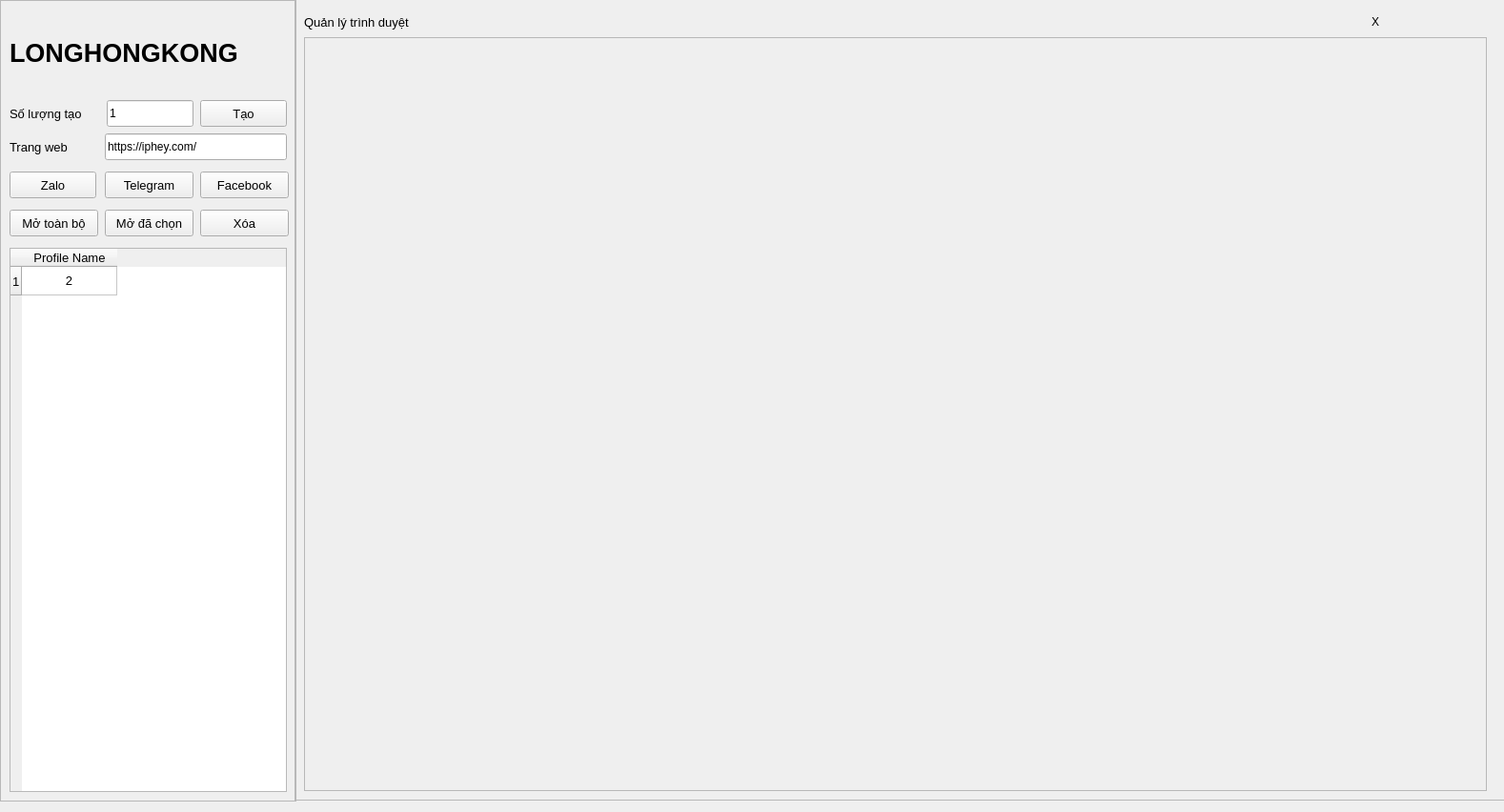
<?xml version="1.0" encoding="UTF-8"?>
<ui version="4.0">
 <class>Form</class>
 <widget class="QWidget" name="Form">
  <property name="geometry">
   <rect>
    <x>0</x>
    <y>0</y>
    <width>1578</width>
    <height>852</height>
   </rect>
  </property>
  <property name="windowTitle">
   <string>Gologin Controler</string>
  </property>
  <widget class="QFrame" name="frame">
   <property name="geometry">
    <rect>
     <x>0</x>
     <y>0</y>
     <width>311</width>
     <height>841</height>
    </rect>
   </property>
   <property name="frameShape">
    <enum>QFrame::StyledPanel</enum>
   </property>
   <property name="frameShadow">
    <enum>QFrame::Raised</enum>
   </property>
   <widget class="QPushButton" name="fbBtn">
    <property name="geometry">
     <rect>
      <x>210</x>
      <y>180</y>
      <width>93</width>
      <height>28</height>
     </rect>
    </property>
    <property name="font">
     <font>
      <pointsize>10</pointsize>
     </font>
    </property>
    <property name="text">
     <string>Facebook</string>
    </property>
   </widget>
   <widget class="QLineEdit" name="numInput">
    <property name="geometry">
     <rect>
      <x>112</x>
      <y>105</y>
      <width>91</width>
      <height>28</height>
     </rect>
    </property>
    <property name="text">
     <string>1</string>
    </property>
   </widget>
   <widget class="QPushButton" name="openAllBtn">
    <property name="geometry">
     <rect>
      <x>10</x>
      <y>220</y>
      <width>93</width>
      <height>28</height>
     </rect>
    </property>
    <property name="font">
     <font>
      <pointsize>10</pointsize>
     </font>
    </property>
    <property name="text">
     <string>Mở toàn bộ</string>
    </property>
   </widget>
   <widget class="QPushButton" name="teleBtn">
    <property name="geometry">
     <rect>
      <x>110</x>
      <y>180</y>
      <width>93</width>
      <height>28</height>
     </rect>
    </property>
    <property name="font">
     <font>
      <pointsize>10</pointsize>
     </font>
    </property>
    <property name="text">
     <string>Telegram</string>
    </property>
   </widget>
   <widget class="QLineEdit" name="webInput">
    <property name="geometry">
     <rect>
      <x>110</x>
      <y>140</y>
      <width>191</width>
      <height>28</height>
     </rect>
    </property>
    <property name="font">
     <font>
      <pointsize>9</pointsize>
     </font>
    </property>
    <property name="text">
     <string>https://iphey.com/</string>
    </property>
   </widget>
   <widget class="QPushButton" name="createBtn">
    <property name="geometry">
     <rect>
      <x>210</x>
      <y>105</y>
      <width>91</width>
      <height>28</height>
     </rect>
    </property>
    <property name="font">
     <font>
      <pointsize>10</pointsize>
     </font>
    </property>
    <property name="text">
     <string>Tạo</string>
    </property>
   </widget>
   <widget class="QPushButton" name="openSelectedBtn">
    <property name="geometry">
     <rect>
      <x>110</x>
      <y>220</y>
      <width>93</width>
      <height>28</height>
     </rect>
    </property>
    <property name="font">
     <font>
      <pointsize>10</pointsize>
     </font>
    </property>
    <property name="text">
     <string>Mở đã chọn</string>
    </property>
   </widget>
   <widget class="QPushButton" name="zaloBtn">
    <property name="geometry">
     <rect>
      <x>10</x>
      <y>180</y>
      <width>91</width>
      <height>28</height>
     </rect>
    </property>
    <property name="font">
     <font>
      <pointsize>10</pointsize>
     </font>
    </property>
    <property name="text">
     <string>Zalo</string>
    </property>
   </widget>
   <widget class="QPushButton" name="delBtn">
    <property name="geometry">
     <rect>
      <x>210</x>
      <y>220</y>
      <width>93</width>
      <height>28</height>
     </rect>
    </property>
    <property name="font">
     <font>
      <pointsize>10</pointsize>
     </font>
    </property>
    <property name="text">
     <string>Xóa</string>
    </property>
   </widget>
   <widget class="QLabel" name="numLabel">
    <property name="geometry">
     <rect>
      <x>10</x>
      <y>105</y>
      <width>101</width>
      <height>28</height>
     </rect>
    </property>
    <property name="font">
     <font>
      <pointsize>10</pointsize>
     </font>
    </property>
    <property name="text">
     <string>Số lượng tạo</string>
    </property>
   </widget>
   <widget class="QLabel" name="webLabbel">
    <property name="geometry">
     <rect>
      <x>10</x>
      <y>140</y>
      <width>91</width>
      <height>28</height>
     </rect>
    </property>
    <property name="font">
     <font>
      <pointsize>10</pointsize>
     </font>
    </property>
    <property name="text">
     <string>Trang web</string>
    </property>
   </widget>
   <widget class="QTableWidget" name="tableShow">
    <property name="geometry">
     <rect>
      <x>10</x>
      <y>260</y>
      <width>291</width>
      <height>571</height>
     </rect>
    </property>
    <property name="font">
     <font>
      <pointsize>10</pointsize>
     </font>
    </property>
    <row>
     <property name="text">
      <string>1</string>
     </property>
    </row>
    <column>
     <property name="text">
      <string>Profile Name</string>
     </property>
     <property name="textAlignment">
      <set>AlignCenter</set>
     </property>
    </column>
    <item row="0" column="0">
     <property name="text">
      <string>2</string>
     </property>
     <property name="textAlignment">
      <set>AlignCenter</set>
     </property>
    </item>
   </widget>
   <widget class="QLabel" name="label_2">
    <property name="geometry">
     <rect>
      <x>10</x>
      <y>30</y>
      <width>301</width>
      <height>51</height>
     </rect>
    </property>
    <property name="font">
     <font>
      <pointsize>20</pointsize>
      <weight>75</weight>
      <bold>true</bold>
     </font>
    </property>
    <property name="text">
     <string>LONGHONGKONG</string>
    </property>
   </widget>
  </widget>
  <widget class="QFrame" name="fullShow">
   <property name="geometry">
    <rect>
     <x>309</x>
     <y>-1</y>
     <width>1271</width>
     <height>841</height>
    </rect>
   </property>
   <property name="frameShape">
    <enum>QFrame::StyledPanel</enum>
   </property>
   <property name="frameShadow">
    <enum>QFrame::Raised</enum>
   </property>
   <widget class="QLabel" name="managerTitle">
    <property name="geometry">
     <rect>
      <x>10</x>
      <y>10</y>
      <width>151</width>
      <height>28</height>
     </rect>
    </property>
    <property name="font">
     <font>
      <pointsize>10</pointsize>
     </font>
    </property>
    <property name="text">
     <string>Quản lý trình duyệt</string>
    </property>
   </widget>
   <widget class="QLabel" name="label">
    <property name="geometry">
     <rect>
      <x>1130</x>
      <y>10</y>
      <width>121</width>
      <height>28</height>
     </rect>
    </property>
    <property name="text">
     <string>X</string>
    </property>
   </widget>
   <widget class="QScrollArea" name="widgetShow">
    <property name="geometry">
     <rect>
      <x>10</x>
      <y>40</y>
      <width>1241</width>
      <height>791</height>
     </rect>
    </property>
    <property name="widgetResizable">
     <bool>true</bool>
    </property>
    <widget class="QWidget" name="scrollAreaWidgetContents">
     <property name="geometry">
      <rect>
       <x>0</x>
       <y>0</y>
       <width>1239</width>
       <height>789</height>
      </rect>
     </property>
    </widget>
   </widget>
  </widget>
 </widget>
 <resources/>
 <connections/>
</ui>
